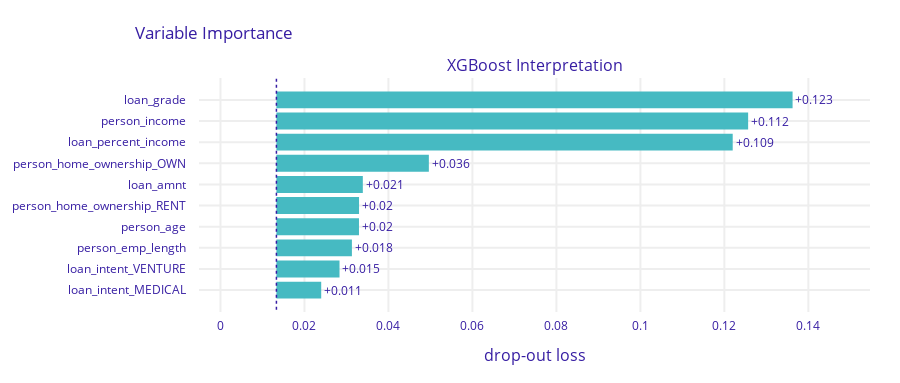

Notebook source saved alongside this figure:
### Code cell
# visualizr permutation feature importance for XGBoost Model
xgb.model_parts().plot()

### Figure 1 — Plotly figure (JSON) as saved in the notebook; plotly's stock layout.template omitted (floating-point values rounded to 4 significant figures)
{"data": [{"base": 0.01333, "hoverinfo": "text", "hoverlabel": {"bgcolor": "rgba(0,0,0,0.8)"}, "hovertext": ["Model: XGBoost Interpretation loss after<br>variable: loan_grade is permuted: 0.136<br>Drop-out loss change: +0.123", "Model: XGBoost Interpretation loss after<br>variable: person_income is permuted: 0.126<br>Drop-out loss change: +0.112", "Model: XGBoost Interpretation loss after<br>variable: loan_percent_income is permuted: 0.122<br>Drop-out loss change: +0.109", "Model: XGBoost Interpretation loss after<br>variable: person_home_ownership_OWN is permuted: 0.05<br>Drop-out loss change: +0.036", "Model: XGBoost Interpretation loss after<br>variable: loan_amnt is permuted: 0.034<br>Drop-out loss change: +0.021", "Model: XGBoost Interpretation loss after<br>variable: person_home_ownership_RENT is permuted: 0.033<br>Drop-out loss change: +0.02", "Model: XGBoost Interpretation loss after<br>variable: person_age is permuted: 0.033<br>Drop-out loss change: +0.02", "Model: XGBoost Interpretation loss after<br>variable: person_emp_length is permuted: 0.031<br>Drop-out loss change: +0.018", "Model: XGBoost Interpretation loss after<br>variable: loan_intent_VENTURE is permuted: 0.028<br>Drop-out loss change: +0.015", "Model: XGBoost Interpretation loss after<br>variable: loan_intent_MEDICAL is permuted: 0.024<br>Drop-out loss change: +0.011"], "marker": {"color": "#46bac2"}, "orientation": "h", "showlegend": false, "text": ["+0.123", "+0.112", "+0.109", "+0.036", "+0.021", "+0.02", "+0.02", "+0.018", "+0.015", "+0.011"], "textposition": "outside", "type": "bar", "x": [0.1229, 0.1123, 0.1087, 0.0363, 0.02057, 0.01968, 0.01966, 0.01798, 0.01502, 0.01067], "xaxis": "x", "y": ["loan_grade", "person_income", "loan_percent_income", "person_home_ownership_OWN", "loan_amnt", "person_home_ownership_RENT", "person_age", "person_emp_length", "loan_intent_VENTURE", "loan_intent_MEDICAL"], "yaxis": "y"}], "layout": {"annotations": [{"font": {"size": 16}, "showarrow": false, "text": "XGBoost Interpretation", "x": 0.5, "xanchor": "center", "xref": "paper", "y": 1, "yanchor": "bottom", "yref": "paper"}, {"font": {"size": 16}, "showarrow": false, "text": "drop-out loss", "x": 0.5, "xanchor": "center", "xref": "paper", "y": 0, "yanchor": "top", "yref": "paper", "yshift": -30}], "font": {"color": "#371ea3"}, "height": 383, "margin": {"b": 71, "r": 30, "t": 78}, "shapes": [{"line": {"color": "#371ea3", "dash": "dot", "width": 1.5}, "type": "line", "x0": 0.01333, "x1": 0.01333, "xref": "x", "y0": -1, "y1": 10, "yref": "y"}], "title": {"text": "Variable Importance", "x": 0.15}, "xaxis": {"anchor": "y", "automargin": true, "domain": [0, 1], "fixedrange": true, "gridwidth": 2, "range": [-0.005112, 0.1547], "tickcolor": "white", "ticklen": 3, "ticks": "outside", "type": "linear", "zeroline": false}, "yaxis": {"anchor": "x", "automargin": true, "autorange": "reversed", "domain": [0, 1], "fixedrange": true, "gridwidth": 2, "tickcolor": "white", "ticklen": 10, "ticks": "outside", "type": "category"}}}
